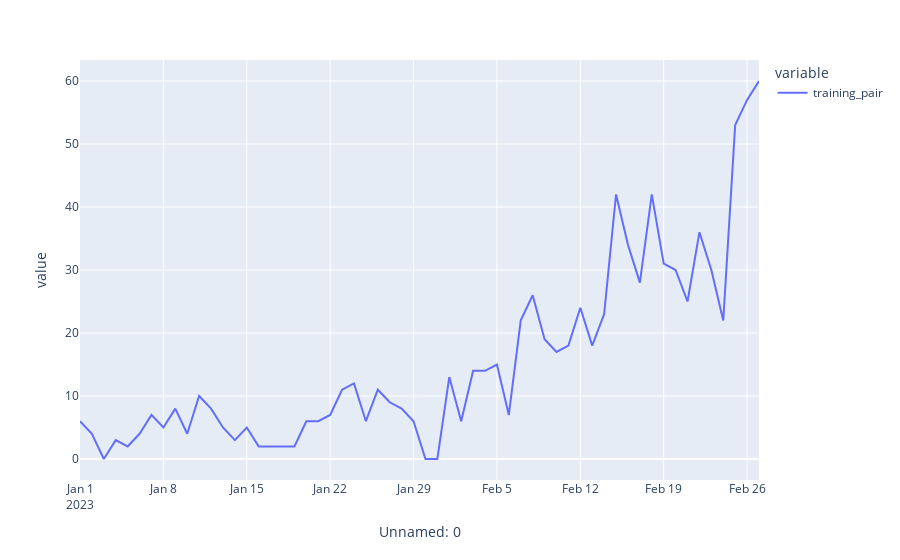

The cell this chart's notebook holds for it:
### Code cell
px.line(dataframe.groupby(pd.Grouper(freq='24h')).sum()['training_pair'])

### Figure 1 — Plotly figure (JSON) as saved in the notebook; plotly's stock layout.template omitted (floating-point values rounded to 4 significant figures)
{"data": [{"hovertemplate": "variable=training_pair<br>Unnamed: 0=%{x}<br>value=%{y}<extra></extra>", "legendgroup": "training_pair", "line": {"color": "#636efa", "dash": "solid"}, "marker": {"symbol": "circle"}, "mode": "lines", "name": "training_pair", "orientation": "v", "showlegend": true, "type": "scatter", "x": ["2023-01-01T00:00:00", "2023-01-02T00:00:00", "2023-01-03T00:00:00", "2023-01-04T00:00:00", "2023-01-05T00:00:00", "2023-01-06T00:00:00", "2023-01-07T00:00:00", "2023-01-08T00:00:00", "2023-01-09T00:00:00", "2023-01-10T00:00:00", "2023-01-11T00:00:00", "2023-01-12T00:00:00", "2023-01-13T00:00:00", "2023-01-14T00:00:00", "2023-01-15T00:00:00", "2023-01-16T00:00:00", "2023-01-17T00:00:00", "2023-01-18T00:00:00", "2023-01-19T00:00:00", "2023-01-20T00:00:00", "2023-01-21T00:00:00", "2023-01-22T00:00:00", "2023-01-23T00:00:00", "2023-01-24T00:00:00", "2023-01-25T00:00:00", "2023-01-26T00:00:00", "2023-01-27T00:00:00", "2023-01-28T00:00:00", "2023-01-29T00:00:00", "2023-01-30T00:00:00", "2023-01-31T00:00:00", "2023-02-01T00:00:00", "2023-02-02T00:00:00", "2023-02-03T00:00:00", "2023-02-04T00:00:00", "2023-02-05T00:00:00", "2023-02-06T00:00:00", "2023-02-07T00:00:00", "2023-02-08T00:00:00", "2023-02-09T00:00:00", "2023-02-10T00:00:00", "2023-02-11T00:00:00", "2023-02-12T00:00:00", "2023-02-13T00:00:00", "2023-02-14T00:00:00", "2023-02-15T00:00:00", "2023-02-16T00:00:00", "2023-02-17T00:00:00", "2023-02-18T00:00:00", "2023-02-19T00:00:00", "2023-02-20T00:00:00", "2023-02-21T00:00:00", "2023-02-22T00:00:00", "2023-02-23T00:00:00", "2023-02-24T00:00:00", "2023-02-25T00:00:00", "2023-02-26T00:00:00", "2023-02-27T00:00:00"], "xaxis": "x", "y": [6, 4, 0, 3, 2, 4, 7, 5, 8, 4, 10, 8, 5, 3, 5, 2, 2, 2, 2, 6, 6, 7, 11, 12, 6, 11, 9, 8, 6, 0, 0, 13, 6, 14, 14, 15, 7, 22, 26, 19, 17, 18, 24, 18, 23, 42, 34, 28, 42, 31, 30, 25, 36, 30, 22, 53, 57, 60], "yaxis": "y"}], "layout": {"legend": {"title": {"text": "variable"}, "tracegroupgap": 0}, "margin": {"t": 60}, "xaxis": {"anchor": "y", "domain": [0, 1], "title": {"text": "Unnamed: 0"}}, "yaxis": {"anchor": "x", "domain": [0, 1], "title": {"text": "value"}}}}
